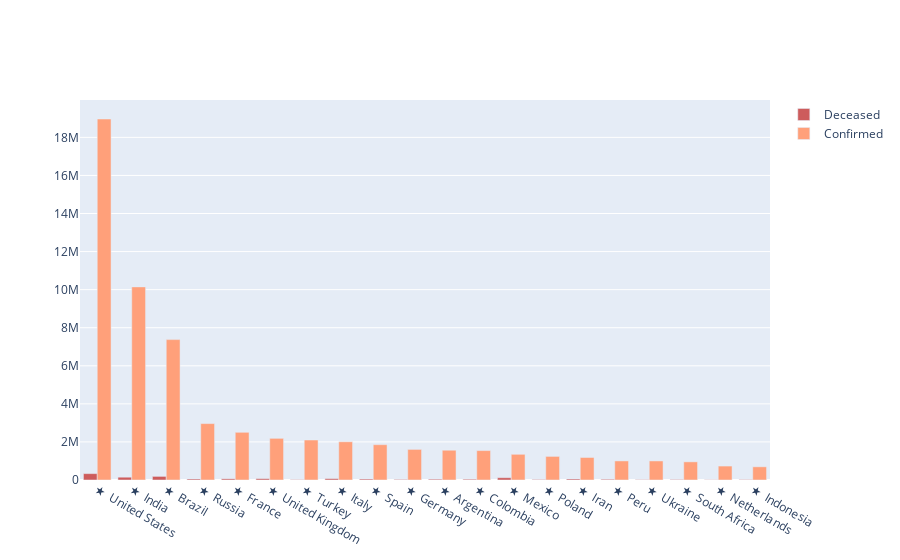

Here is the notebook cell this chart was saved with:
### Code cell
# позволяет визуализировать число погибших на основе общего подтвержденного случая

import plotly.graph_objects as go


#для сгруппированного столбчатого графика с использованием числа умерших по стране 
#и общего количества случаев по стране.
fig = go.Figure(data = [
go.Bar(
    x = world_df['Name'],
    y = world_df["Deceased"].head(20),
    name = "Deceased",
    marker_color = "indianred"
),
go.Bar(
    x = world_df['Name'],
    y = world_df['Confirmed'].head(20),
    name = 'Confirmed',
    marker_color = "lightsalmon"
)
])

# Здесь мы изменяем угол наклона оси x, в результате чего метки поворачиваются.чfig.update_layout(barmode='group')
fig.update_layout(barmode='group')
fig.show()

### Figure 1 — Plotly figure (JSON) as saved in the notebook; plotly's stock layout.template omitted (floating-point values rounded to 4 significant figures; data arrays with more than 128 entries replaced by an {"elided": "..."} marker saying what was removed)
{"data": [{"marker": {"color": "indianred"}, "name": "Deceased", "type": "bar", "x": {"elided": "218 str values"}, "y": [335099, 147097, 189419, 53096, 61978, 69625, 19115, 70900, 49824, 29500, 42314, 41174, 120311, 26752, 54308, 37273, 17395, 25657, 10826, 20589]}, {"marker": {"color": "lightsalmon"}, "name": "Confirmed", "type": "bar", "x": {"elided": "218 str values"}, "y": [18964993, 10145006, 7374775, 2963688, 2505875, 2188587, 2100712, 2009317, 1854951, 1607338, 1563865, 1544826, 1350079, 1239998, 1183182, 1002263, 1001132, 954258, 732570, 692838]}], "layout": {"barmode": "group"}}
